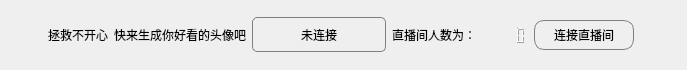
         <widget class="QWidget" name="topBar" native="true">
          <property name="minimumSize">
           <size>
            <width>0</width>
            <height>60</height>
           </size>
          </property>
          <property name="maximumSize">
           <size>
            <width>16777215</width>
            <height>70</height>
           </size>
          </property>
          <property name="styleSheet">
           <string notr="true">#topBar{
background-color: qlineargradient(spread:pad, x1:0, y1:0, x2:1, y2:0, stop:0 rgba(50, 197, 203, 255), stop:1 rgba(57, 232, 156, 255));
}</string>
          </property>
          <layout class="QHBoxLayout" name="horizontalLayout_3">
           <property name="leftMargin">
            <number>0</number>
           </property>
           <property name="topMargin">
            <number>0</number>
           </property>
           <property name="rightMargin">
            <number>0</number>
           </property>
           <property name="bottomMargin">
            <number>0</number>
           </property>
           <item>
            <layout class="QHBoxLayout" name="horizontalLayout">
             <property name="leftMargin">
              <number>12</number>
             </property>
             <property name="rightMargin">
              <number>13</number>
             </property>
             <item>
              <widget class="QWidget" name="roomInfo" native="true">
               <property name="styleSheet">
                <string notr="true">background-color: transparent;</string>
               </property>
               <layout class="QHBoxLayout" name="horizontalLayout_5">
                <property name="leftMargin">
                 <number>0</number>
                </property>
                <property name="topMargin">
                 <number>0</number>
                </property>
                <property name="rightMargin">
                 <number>0</number>
                </property>
                <property name="bottomMargin">
                 <number>0</number>
                </property>
                <item>
                 <layout class="QHBoxLayout" name="horizontalLayout_4">
                  <item>
                   <widget class="QLabel" name="avaImg">
                    <property name="minimumSize">
                     <size>
                      <width>30</width>
                      <height>30</height>
                     </size>
                    </property>
                    <property name="maximumSize">
                     <size>
                      <width>30</width>
                      <height>30</height>
                     </size>
                    </property>
                    <property name="styleSheet">
                     <string notr="true">#avaImg {
	border-image: url(:/images/images/ava.jpg);
             border-radius: 10px;
}</string>
                    </property>
                    <property name="text">
                     <string/>
                    </property>
                    <property name="scaledContents">
                     <bool>true</bool>
                    </property>
                    <property name="alignment">
                     <set>Qt::AlignRight|Qt::AlignTrailing|Qt::AlignVCenter</set>
                    </property>
                   </widget>
                  </item>
                  <item>
                   <widget class="QLabel" name="nickname">
                    <property name="maximumSize">
                     <size>
                      <width>115</width>
                      <height>16777215</height>
                     </size>
                    </property>
                    <property name="text">
                     <string>拯救不开心</string>
                    </property>
                    <property name="alignment">
                     <set>Qt::AlignCenter</set>
                    </property>
                   </widget>
                  </item>
                  <item>
                   <widget class="QLabel" name="title">
                    <property name="text">
                     <string>快来生成你好看的头像吧</string>
                    </property>
                   </widget>
                  </item>
                 </layout>
                </item>
               </layout>
              </widget>
             </item>
             <item>
              <widget class="QWidget" name="tips" native="true">
               <property name="styleSheet">
                <string notr="true">#tips {
background-color: transparent;
}</string>
               </property>
               <layout class="QHBoxLayout" name="horizontalLayout_6">
                <property name="leftMargin">
                 <number>0</number>
                </property>
                <property name="topMargin">
                 <number>0</number>
                </property>
                <property name="rightMargin">
                 <number>0</number>
                </property>
                <property name="bottomMargin">
                 <number>0</number>
                </property>
                <item>
                 <layout class="QHBoxLayout" name="horizontalLayout_8">
                  <item alignment="Qt::AlignHCenter|Qt::AlignVCenter">
                   <widget class="QLabel" name="tips_content">
                    <property name="minimumSize">
                     <size>
                      <width>134</width>
                      <height>35</height>
                     </size>
                    </property>
                    <property name="maximumSize">
                     <size>
                      <width>16777215</width>
                      <height>40</height>
                     </size>
                    </property>
                    <property name="styleSheet">
                     <string notr="true">#tips_content{
border: 1px solid gray;
border-radius: 5px;
}</string>
                    </property>
                    <property name="text">
                     <string>未连接</string>
                    </property>
                    <property name="alignment">
                     <set>Qt::AlignCenter</set>
                    </property>
                   </widget>
                  </item>
                 </layout>
                </item>
               </layout>
              </widget>
             </item>
             <item>
              <widget class="QWidget" name="barAction" native="true">
               <property name="styleSheet">
                <string notr="true">background-color: transparent;</string>
               </property>
               <layout class="QHBoxLayout" name="horizontalLayout_7">
                <property name="leftMargin">
                 <number>0</number>
                </property>
                <property name="topMargin">
                 <number>0</number>
                </property>
                <property name="rightMargin">
                 <number>0</number>
                </property>
                <property name="bottomMargin">
                 <number>0</number>
                </property>
                <item>
                 <widget class="QWidget" name="widget_6" native="true">
                  <layout class="QHBoxLayout" name="horizontalLayout_10">
                   <property name="leftMargin">
                    <number>0</number>
                   </property>
                   <property name="topMargin">
                    <number>0</number>
                   </property>
                   <property name="rightMargin">
                    <number>0</number>
                   </property>
                   <property name="bottomMargin">
                    <number>0</number>
                   </property>
                   <item>
                    <layout class="QHBoxLayout" name="horizontalLayout_9">
                     <property name="rightMargin">
                      <number>2</number>
                     </property>
                     <item alignment="Qt::AlignRight">
                      <widget class="QLabel" name="countTitle">
                       <property name="text">
                        <string>直播间人数为：</string>
                       </property>
                       <property name="alignment">
                        <set>Qt::AlignRight|Qt::AlignTrailing|Qt::AlignVCenter</set>
                       </property>
                      </widget>
                     </item>
                     <item alignment="Qt::AlignLeft">
                      <widget class="QLCDNumber" name="countNum">
                       <property name="maximumSize">
                        <size>
                         <width>46</width>
                         <height>16777215</height>
                        </size>
                       </property>
                       <property name="font">
                        <font>
                         <pointsize>13</pointsize>
                        </font>
                       </property>
                       <property name="styleSheet">
                        <string notr="true">#countNum {
background-color: transparent;
   border: none;
            color: black;
}</string>
                       </property>
                      </widget>
                     </item>
                     <item>
                      <widget class="QPushButton" name="connectButton">
                       <property name="minimumSize">
                        <size>
                         <width>100</width>
                         <height>30</height>
                        </size>
                       </property>
                       <property name="layoutDirection">
                        <enum>Qt::RightToLeft</enum>
                       </property>
                       <property name="styleSheet">
                        <string notr="true">QPushButton {

              border-radius: 10px;
border: 1px solid gray;
        }
        QPushButton:hover {
           	background-color: qlineargradient(spread:pad, x1:0, y1:0, x2:1, y2:0, stop:0 rgba(255, 214, 255, 255), stop:1 rgba(122, 217, 255, 255));
        }
        
        QPushButton:pressed {

 background-color: qlineargradient(x1:0, y1:0.5, x2:1, y2:0.5, stop:0 #459ee0, stop: 1 #995da1);
        }</string>
                       </property>
                       <property name="text">
                        <string>连接直播间</string>
                       </property>
                       <property name="icon">
                        <iconset resource="pc.qrc">
                         <normaloff>:/icons/icons/wifi-sharp-red.png</normaloff>:/icons/icons/wifi-sharp-red.png</iconset>
                       </property>
                      </widget>
                     </item>
                     <item alignment="Qt::AlignRight">
                      <widget class="QPushButton" name="closeButton">
                       <property name="styleSheet">
                        <string notr="true">QPushButton{
border: none;
}
QPushButton:hover{
padding-bottom:4px;
}</string>
                       </property>
                       <property name="text">
                        <string/>
                       </property>
                       <property name="icon">
                        <iconset resource="pc.qrc">
                         <normaloff>:/icons/icons/power-sharp.png</normaloff>:/icons/icons/power-sharp.png</iconset>
                       </property>
                      </widget>
                     </item>
                    </layout>
                   </item>
                  </layout>
                 </widget>
                </item>
               </layout>
              </widget>
             </item>
            </layout>
           </item>
          </layout>
         </widget>
